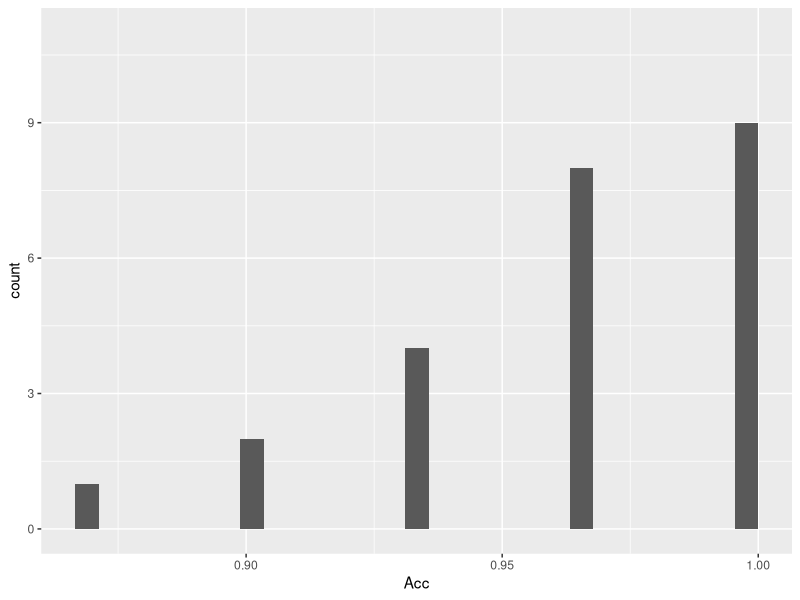
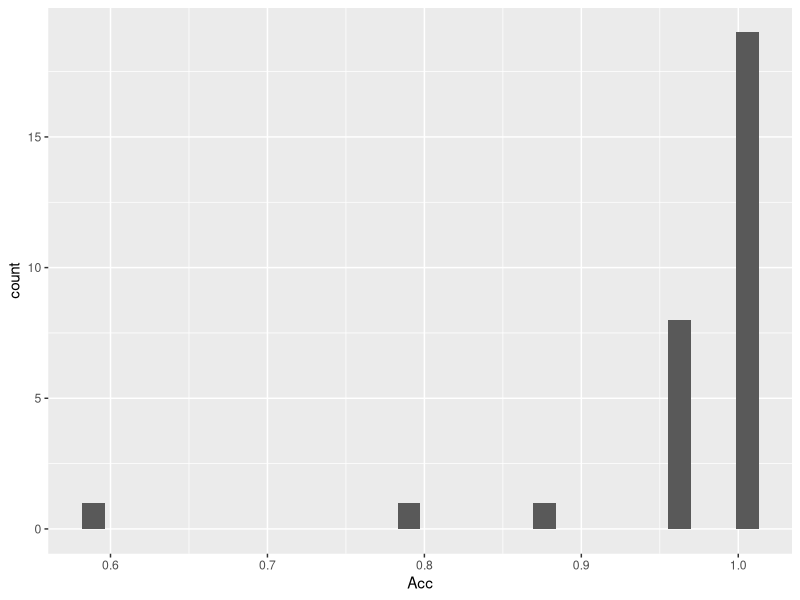
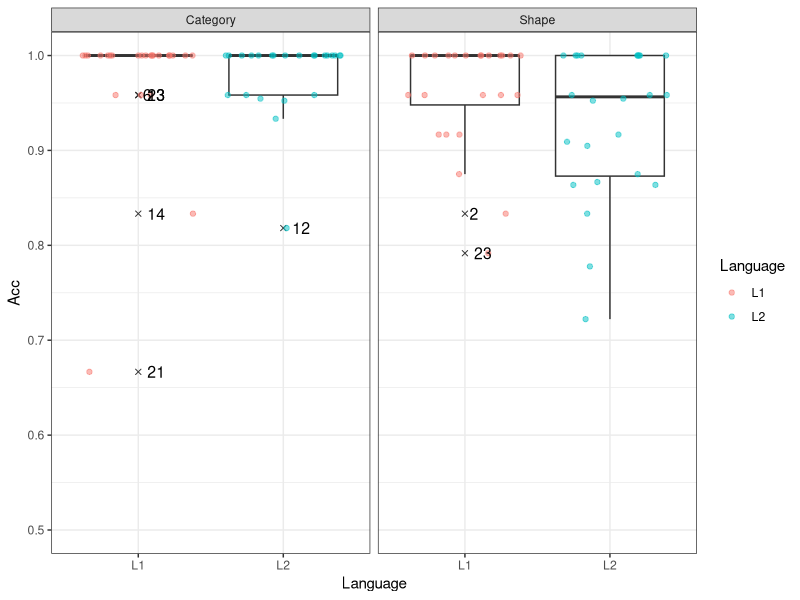
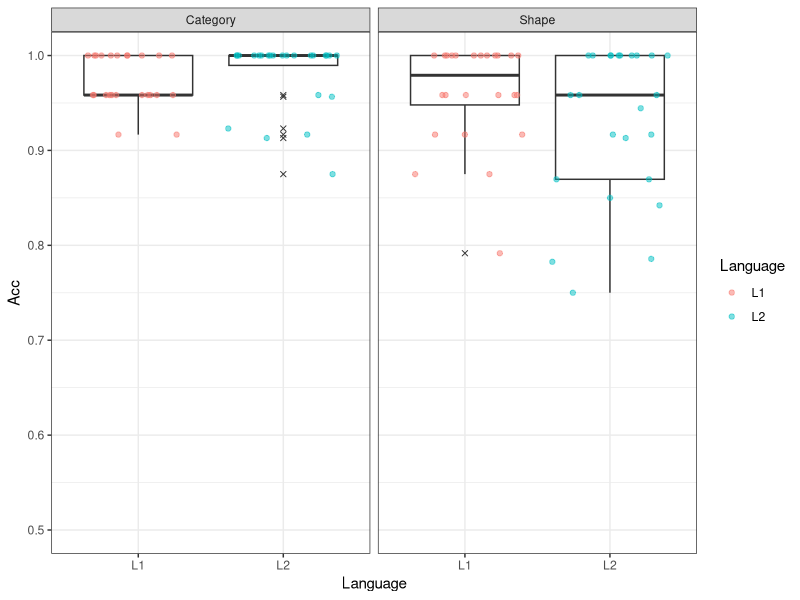

These charts were generated, in order, by the following R code: (Note: this script raises an error after producing the figures.)
## ---- chunk 1
knitr::opts_chunk$set(echo = TRUE)
library(knitr)
library(dplyr)
library(ggplot2)
library(GGally)
library(tidyr)
library(lme4)
## ---- chunk 2
# Matching task
d_match <- read.csv("../data/data_matching-task.csv", fileEncoding = "UTF-8")
head(d_match)
## ---- chunk 3
# form/category task -- two versions to choose from (uncomment/comment one)

# # full version
# d_fc <- read.csv("../data/data_form-category-task.csv", fileEncoding = "UTF-8")

# cleaned version (see "~/data/process_data.Rmd" for details)
d_fc <- read.csv("../data/data_form-category-task_cleaned.csv", fileEncoding = "UTF-8")

head(d_fc)
## ---- chunk 4
backgr <- read.csv("../data/participant-background.csv", fileEncoding = "UTF-8")
head(backgr)
## ---- chunk 5
d_infe <- read.csv("../data/data_inference-task.csv", fileEncoding = "UTF-8")
head(d_infe)
## ---- chunk 6
head(d_match)
## ---- chunk 7
d_match %>% group_by(Subject) %>% summarise(Acc = mean(Score)) %>%
  ggplot(aes(x = Acc)) + geom_histogram() + ylim(0, 11)
## ---- chunk 8
d_match$Error <- ifelse(d_match$Score == 1, 0, 1)
d_match %>% group_by(Subject) %>% 
  summarise(NbErrors = sum(Error)) %>%
  group_by(NbErrors) %>%
  summarise(Freq = n()) %>%
  kable
## ---- chunk 9
d_match %>% group_by(TargetWord) %>% summarise(Acc = mean(Score)) %>%
  ggplot(aes(x = Acc)) + geom_histogram()
## ---- chunk 10
d_match %>% group_by(TargetWord) %>% 
  summarise(NbErrors = sum(Error)) %>%
  arrange(- NbErrors) %>%
  print(n = 12)
## ---- chunk 11
d_fc_subj <- d_fc %>% 
  group_by(Subject, Task, Language) %>%
  summarise(Acc = mean(Score))
## ---- chunk 12
d_fc_subj <- d_fc %>% 
  group_by(Subject, Task, Language) %>%
  summarise(Acc = mean(Score))

# To be able to plot the label names of outliers (SPSS does it by default), we
# adapt the solution proposed in
# https://stackoverflow.com/questions/33524669/labeling-outliers-of-boxplots-in-r
is_outlier <- function(x) {
  return(x < quantile(x, 0.25) - 1.5 * IQR(x) | x > quantile(x, 0.75) + 1.5 * IQR(x))
}
# Outlier contains a subject ID if they are an outlier for a task-language combo
d_fc_subj <- d_fc_subj %>%
  group_by(Task, Language) %>%
  mutate(Outlier = ifelse(is_outlier(Acc), Subject, as.numeric(NA)))
head(d_fc_subj)
## ---- chunk 13

ggplot(d_fc_subj, aes(x = Language, y = Acc)) +
  geom_boxplot(outlier.shape = 4) +
  geom_jitter(height = 0, alpha = .5, aes(colour = Language)) +
  geom_text(aes(label = Outlier), na.rm = TRUE, hjust = -0.5, size = 4) +
  facet_grid(. ~ Task) +
  ylim(.5, 1) +
  theme_bw()
## ---- chunk 14
d_fc_item <- d_fc %>% 
  group_by(ItemID, Task, Language) %>%
  summarise(Acc = mean(Score))
head(d_fc_item)
## ---- chunk 15
ggplot(d_fc_item, aes(x = Language, y = Acc)) +
  geom_boxplot(outlier.shape = 4) +
  geom_jitter(height = 0, alpha = .5, aes(colour = Language)) +
  facet_grid(. ~ Task) +
  ylim(.5, 1) +
  theme_bw()

## ---- chunk 16
# Sum coding for factors
# Task
contrasts(d_fc$Task) <- contr.sum(2)
colnames(contrasts(d_fc$Task)) <- "Categ_vs_Shape"
contrasts(d_fc$Task)
# Language
contrasts(d_fc$Language) <- - contr.sum(2)
colnames(contrasts(d_fc$Language)) <- "L2_vs_L1"
contrasts(d_fc$Language)
## ---- chunk 17
# fail to converge...

# fm_fc <- glmer(Score ~ Task * Language +
#                  (Task * Language | Subject) +
#                  (Task * Language | ItemID),
#                data = d_fc,
#                family = "binomial")

# fm_fc <- glmer(Score ~ Task * Language +
#                  (Task * Language | Subject) +
#                  (Task + Language | ItemID),
#                data = d_fc,
#                family = "binomial")

# The only model I can get to converge with any random slope by subjects:
# fm_fc7 <- glmer(Score ~ Task * Language +
#                   (1 + Task | Subject) +
#                   (1 | ItemID),
#                 data = d_fc,
#                 family = "binomial")
# summary(fm_fc7)
## ---- chunk 18
ggpairs(backgr[, c(2, 4:7)], lower = list(continuous = "smooth"))
## ---- chunk 19
ggplot(backgr, aes(x = LexTale)) + geom_histogram(binwidth = .05)
## ---- chunk 20
# Subset form/category task data in L2 only:
d_fc_l2 <- d_fc_subj %>% select(-Outlier) %>% filter(Language == "L2")
# Add their proficiency scores:
d_fc_l2 <- left_join(d_fc_l2, backgr %>% select(Subject, LexTale))
## ---- chunk 21
ggplot(d_fc_l2, aes(x = LexTale, y = Acc, colour = Task)) +
  geom_point() +
  geom_smooth(method = "lm")
## ---- chunk 22
by(d_fc_l2, d_fc_l2$Task, function(df) with(df, cor.test(Acc, LexTale)))
## ---- chunk 23
d_infe_subj <- d_infe %>% 
  group_by(Subject, Language, Type) %>%
  summarise(Acc = mean(Score))
head(d_infe_subj)
## ---- chunk 24
ggplot(d_infe_subj, aes(x = Language, y = Acc)) +
  geom_boxplot(outlier.shape = 4) +
  geom_jitter(height = 0, alpha = .5, aes(colour = Language)) +
  facet_grid(. ~ Type) +
  ylim(0, 1) +
  geom_hline(yintercept = .5, linetype = "dotted") +
  theme_bw()
## ---- chunk 25
d_infe %>%
  mutate(Val = ifelse(Valid == 1, "valid", "invalid")) %>%
  group_by(Subject, Language, Type, Val) %>%
  summarise(Acc = mean(Score)) %>%
  ggplot(aes(x = Language, y = Acc)) +
  geom_boxplot(outlier.shape = 4) +
  geom_jitter(height = 0, alpha = .5, aes(colour = Language)) +
  facet_grid(Type ~ Val) +
  ylim(0, 1) +
  geom_hline(yintercept = .5, linetype = "dotted") +
  theme_bw()
## ---- chunk 26
d_infe_ite <- d_infe %>%
  mutate(Val = ifelse(Valid == 1, "valid", "invalid")) %>%
  group_by(InferPattern, Language, Type, Val) %>%
  summarise(Acc = mean(Score))

ggplot(d_infe_ite, aes(x = Language, y = Acc)) +
  geom_boxplot(outlier.shape = 4) +
  geom_jitter(height = 0, alpha = .5, aes(colour = Language)) +
  facet_grid(. ~ Type) +
  ylim(0, 1) +
  geom_hline(yintercept = .5, linetype = "dotted") +
  theme_bw()
## ---- chunk 27
ggplot(d_infe_ite, aes(x = Language, y = Acc)) +
  geom_boxplot(outlier.shape = 4) +
  geom_jitter(height = 0, alpha = .5, aes(colour = Val)) +
  facet_grid(. ~ Type) +
  ylim(0, 1) +
  geom_hline(yintercept = .5, linetype = "dotted") +
  theme_bw()
## ---- chunk 28
ggplot(d_infe_ite, aes(x = Language, y = Acc)) +
  geom_boxplot(outlier.shape = 4) +
  geom_jitter(height = 0, alpha = .5, aes(colour = Language)) +
  facet_grid(Type ~ Val) +
  ylim(0, 1) +
  geom_hline(yintercept = .5, linetype = "dotted") +
  theme_bw()
## ---- chunk 29
# Compute by speaker averages for later plotting and add that to data frame
mean_RT <- d_infe %>% group_by(Subject) %>% 
  summarise(Mean_RT = mean(RT),
            Median_RT = median(RT))
d_infe <- left_join(d_infe, mean_RT)
# Order Subject levels according to Median_RT
d_infe$Subject <- factor(d_infe$Subject, levels = mean_RT$Subject[order(mean_RT$Median_RT)])
## ---- chunk 30
ggplot(d_infe, aes(x = Language, y = RT)) +
  geom_boxplot() +
  facet_wrap(~ Subject) +
  geom_hline(aes(yintercept = Mean_RT), linetype = "dotted", colour = "red") +
  geom_hline(aes(yintercept = Median_RT), linetype = "dashed", colour = "blue") +
  ggtitle("Raw Response Times (no outliers removed)") +
  theme_bw()
## ---- chunk 31
summary(d_infe$RT)
## ---- chunk 32
ggplot(d_infe, aes(x = Language, y = RT)) +
  geom_boxplot() +
  facet_wrap(~ Subject) +
  geom_hline(aes(yintercept = Mean_RT), linetype = "dotted", colour = "red") +
  geom_hline(aes(yintercept = Median_RT), linetype = "dashed", colour = "blue") +
  ylim(-0.5, 10) +
  ggtitle("Raw Response Times: only RTs < 10 s") +
  theme_bw()
## ---- chunk 33
ggplot(d_infe, aes(x = factor(Score), y = RT)) +
  geom_boxplot() +
  facet_grid(. ~ Language)
## ---- chunk 34
d_infe %>% group_by(Language, Score) %>% 
  summarise(Mean_RT = mean(RT), SD_RT = sd(RT)) %>%
  kable
## ---- chunk 35
table(d_infe$Score)
## ---- chunk 36
d_infe %>%
  mutate(Error = ifelse(Score == 0, 1, 0)) %>%
  group_by(Subject) %>%
  summarise(nbErrors = sum(Error), nbObs = n()) %>%
  mutate(dataLossPerc = round(100 * nbErrors / nbObs)) %>%
  arrange(-nbErrors) %>%
  select(Subject, nbErrors, dataLossPerc) %>%
  print(n = 24)
## ---- chunk 37
d_infe %>%
  mutate(Error = ifelse(Score == 0, 1, 0)) %>%
  group_by(Subject, Language) %>%
  summarise(nbErrors = sum(Error), nbObs = n()) %>%
  mutate(dataLossPerc = round(100 * nbErrors / nbObs)) %>%
  arrange(-nbErrors) %>%
  select(Subject, Language, nbErrors, dataLossPerc)
## ---- chunk 38
d_infe_corr <- d_infe %>% filter(Score == 1)
## ---- chunk 39
d_infe %>%
  mutate(Error = ifelse(Score == 0, 1, 0)) %>%
  group_by(InferPattern, Type) %>%
  summarise(nbErrors = sum(Error), nbObs = n()) %>%
  mutate(dataLossPerc = round(100 * nbErrors / nbObs)) %>%
  arrange(-nbErrors) %>%
  select(InferPattern, nbErrors, dataLossPerc)
## ---- chunk 40
d_infe_corr <- d_infe %>% filter(Score == 1)
## ---- chunk 41
# Following
# http://www.cookbook-r.com/Graphs/Plotting_distributions_(ggplot2)/
ggplot(d_infe_corr, aes(x = RT)) + 
  geom_histogram(aes(y=..density..),  # Histogram with density instead of count on y-axis
                 binwidth=.5, colour="black", fill="white") +
  geom_density(alpha=.2, fill="#FF6666")  # Overlay with transparent density plot
## ---- chunk 42
# Because log of negative number is not defined, we somewhat arbitrarily add
# 0.5 to all RTs (just a shift in scale) to make them all positive:
d_infe_corr$logRT <- log(d_infe_corr$RT + 0.5)
ggplot(d_infe_corr, aes(x = logRT)) + 
  geom_histogram(aes(y=..density..),  # Histogram with density instead of count on y-axis
                 colour="black", fill="white") +
  geom_density(alpha=.2, fill="#FF6666")  # Overlay with transparent density plot
## ---- chunk 43
# Compute by speaker averages and medians for logRT
mean_logRT <- d_infe_corr %>% group_by(Subject) %>% 
  summarise(Mean_logRT = mean(logRT),
            Median_logRT = median(logRT))
d_infe_corr <- left_join(d_infe_corr, mean_logRT)
# Order Subject levels according to Median_logRT now
d_infe_corr$Subject <- factor(
  d_infe_corr$Subject, 
  levels = mean_logRT$Subject[order(mean_logRT$Median_logRT)]
  )
## ---- chunk 44
ggplot(d_infe_corr, aes(x = Language, y = logRT)) +
  geom_boxplot() +
  facet_wrap(~ Subject) +
  geom_hline(aes(yintercept = Mean_logRT), linetype = "dotted", colour = "red") +
  geom_hline(aes(yintercept = Median_logRT), linetype = "dashed", colour = "blue") +
  ggtitle("Log-transformed Response Times (no observations removed)") +
theme_bw()
## ---- chunk 45
# Summarize RTs by subject
rt_subj <- d_infe_corr %>%
  group_by(Subject, Language, Type) %>%
  summarise(logRT = mean(logRT))
head(rt_subj, 7)
## ---- chunk 46
ggplot(rt_subj, aes(x = Language, y = logRT, colour = Language)) +
  geom_boxplot() +
  facet_grid(. ~ Type)
## ---- chunk 47
sem_fun <- function(x) sd(x) / sqrt(length(x))
rt_subj_summ <- rt_subj %>%
  group_by(Language, Type) %>%
  summarise(M = mean(logRT), SE = sem_fun(logRT))
rt_subj_summ
## ---- chunk 48
ggplot(rt_subj_summ, aes(x = Language, y = M, colour = Language)) +
  geom_point(size = 2) +
  geom_errorbar(aes(ymin = M - 1.96 * SE, ymax = M + 1.96 * SE), width = .25,
                size = 1) +
  facet_grid(. ~ Type) +
  theme_bw()
## ---- chunk 49
ggplot(rt_subj_summ, aes(x = Language, y = M)) +
  geom_point(size = 2) +
  geom_errorbar(aes(ymin = M - 1.96 * SE, ymax = M + 1.96 * SE), width = .25,
                size = 1) +
  geom_jitter(data = rt_subj, aes(y = logRT, colour = Language), height = 0, 
              alpha = .4) +
  facet_grid(. ~ Type) +
  theme_bw()
## ---- chunk 50
ggplot(rt_subj_summ, aes(x = Language, y = M)) +
  geom_point(size = 2) +
  geom_errorbar(aes(ymin = M - 1.96 * SE, ymax = M + 1.96 * SE), width = .25,
                size = 1) +
  geom_jitter(data = rt_subj, aes(y = logRT, colour = Language), height = 0, 
              alpha = .4) +
  geom_line(data = rt_subj, aes(y = logRT, group = Subject), alpha = .3) +
  facet_grid(. ~ Type) +
  theme_bw()
## ---- chunk 51
# Sum coding for Language
contrasts(d_infe_corr$Language) <- - contr.sum(2)
colnames(contrasts(d_infe_corr$Language)) <- "L2_vs_L1"
contrasts(d_infe_corr$Language)

# Type, with 2 possibilities
# 1) Helmert coding
contrasts(d_infe_corr$Type) <- contr.helmert(3)
colnames(contrasts(d_infe_corr$Type)) <- c("Spat_vs_Cont", "Visual_vs_rest")
contrasts(d_infe_corr$Type)
contrasts(d_infe_corr$Language)
# # 2) Treatment/dummy coding
# d_infe_corr$Type <- factor(d_infe_corr$Type, 
#                            levels = c( "Visual", "Control", "Visuospatial"))
# contrasts(d_infe_corr$Type) <- contr.treatment(3)
# colnames(contrasts(d_infe_corr$Type)) <- c("Contr-vs-Visu", "Spat-vs-Visu")
# contrasts(d_infe_corr$Type)
## ---- chunk 52
# # Model with critical interaction
# fm_RT <- lmer(logRT ~ Language * Type +
#                 (1 + Language * Type | Subject) +
#                 (1 + Language * Type | InferPattern),
#               data = d_infe_corr, REML = FALSE)
# summary(fm_RT)
# # Model WITHOUT critical interaction
# fm_RT_nointeract <- lmer(logRT ~ Language + Type +
#                            (1 + Language * Type | Subject) +
#                            (1 + Language * Type | InferPattern),
#                          data = d_infe_corr, REML = FALSE)
# summary(fm_RT_nointeract)
## ---- chunk 53
# anova(fm_RT, fm_RT_nointeract)
## ---- chunk 54
RTs_proficiency <- d_infe_corr %>%
  filter(Type == "Visual") %>%
  group_by(Subject, Language) %>%
  summarise(M = mean(logRT)) %>%
  # From long to wide
  spread(Language, M) %>%
  # compute difference
  mutate(L1_minus_L2 = L1 - L2) %>%
  # Join with information about proficiency and accuracy in the shape task
  left_join(d_fc_l2 %>%
              ungroup() %>%
              mutate(Subject = as.character(Subject)) %>% 
              filter(Task == "Shape") %>% 
              select(Subject, Acc, LexTale))
head(RTs_proficiency)
## ---- chunk 55
ggplot(RTs_proficiency, aes(x = LexTale, y = L1_minus_L2)) +
  geom_point() +
  geom_smooth(method = "lm")
## ---- chunk 56
with(RTs_proficiency, cor.test(L1_minus_L2, LexTale))
## ---- chunk 57
ggplot(RTs_proficiency, aes(x = Acc, y = L1_minus_L2)) +
  geom_point() +
  geom_smooth(method = "lm")
## ---- chunk 58
with(RTs_proficiency, cor.test(L1_minus_L2, Acc))
## ---- chunk 59
# Compute mean and SD of all RTs in each of the cells given by the six
# Language-Type combinations:
RT_cutoff <- d_infe_corr %>%
  group_by(Language, Type) %>%
  summarise(M = mean(RT), SD = sd(RT))
head(RT_cutoff)
# Based on this we compute the upper and lower cutoff points:
RT_cutoff <- RT_cutoff %>%
  mutate(lower_cutoff = M - 2 * SD, upper_cutoff = M + 2 * SD)
head(RT_cutoff)
## ---- chunk 60
# add the upper cutoff points to the data set:
d_infe_corr <- left_join(d_infe_corr, 
                         RT_cutoff %>% select(Language, Type, upper_cutoff))
head(d_infe_corr)
# Add column containing RTs or cutoff points for outliers
d_infe_corr <- d_infe_corr %>%
  mutate(
    # Replaces outliers with cutoffs
    RT_trimmed = ifelse(RT <= upper_cutoff, RT, upper_cutoff),
    # Indicator variable to keep track of trimmed responses
    Trimmed = ifelse(RT <= upper_cutoff, 0, 1)
    )
head(d_infe_corr)
## ---- chunk 61
d_infe_corr %>%
  group_by(Language, Type) %>%
  summarise(NbTrimmed = sum(Trimmed))
## ---- chunk 62
ggplot(d_infe_corr, aes(x = RT_trimmed)) + 
  geom_histogram(aes(y=..density..),  # Histogram with density instead of count on y-axis
                 binwidth=.5, colour="black", fill="white") +
  geom_density(alpha=.2, fill="#FF6666")  # Overlay with transparent density plot
## ---- chunk 63
# Summarize RTs by subject
rt_subj <- d_infe_corr %>%
  group_by(Subject, Language, Type) %>%
  summarise(RT_trimmed = mean(RT_trimmed))
head(rt_subj, 7)
## ---- chunk 64
ggplot(rt_subj, aes(x = Language, y = RT_trimmed, colour = Language)) +
  geom_boxplot() +
  facet_grid(. ~ Type)
## ---- chunk 65
rt_subj_summ <- rt_subj %>%
  group_by(Language, Type) %>%
  summarise(M = mean(RT_trimmed), SE = sem_fun(RT_trimmed))
rt_subj_summ
## ---- chunk 66
ggplot(rt_subj_summ, aes(x = Language, y = M, colour = Language)) +
  geom_point(size = 2) +
  geom_errorbar(aes(ymin = M - 1.96 * SE, ymax = M + 1.96 * SE), width = .25,
                size = 1) +
  facet_grid(. ~ Type) +
  theme_bw()
## ---- chunk 67
ggplot(rt_subj_summ, aes(x = Language, y = M)) +
  geom_point(size = 2) +
  geom_errorbar(aes(ymin = M - 1.96 * SE, ymax = M + 1.96 * SE), width = .25,
                size = 1) +
  geom_jitter(data = rt_subj, aes(y = RT_trimmed, colour = Language), height = 0, 
              alpha = .4) +
  facet_grid(. ~ Type) +
  theme_bw()
## ---- chunk 68
ggplot(rt_subj_summ, aes(x = Language, y = M)) +
  geom_point(size = 2) +
  geom_errorbar(aes(ymin = M - 1.96 * SE, ymax = M + 1.96 * SE), width = .25,
                size = 1) +
  geom_jitter(data = rt_subj, aes(y = RT_trimmed, colour = Language), height = 0, 
              alpha = .4) +
  geom_line(data = rt_subj, aes(y = RT_trimmed, group = Subject), alpha = .3) +
  facet_grid(. ~ Type) +
  theme_bw()
## ---- chunk 69
# # Model with critical interaction
# fm_RT_trimmed <- lmer(RT_trimmed ~ Language * Type +
#                 (1 + Language * Type | Subject) +
#                 (1 + Language * Type | InferPattern),
#               data = d_infe_corr, REML = FALSE)
# summary(fm_RT_trimmed)
# # Model WITHOUT critical interaction
# fm_RT_trimmed_nointeract <- lmer(RT_trimmed ~ Language + Type +
#                            (1 + Language * Type | Subject) +
#                            (1 + Language * Type | InferPattern),
#                          data = d_infe_corr, REML = FALSE)
# summary(fm_RT_trimmed_nointeract)
## ---- chunk 70
# anova(fm_RT_trimmed, fm_RT_trimmed_nointeract)
